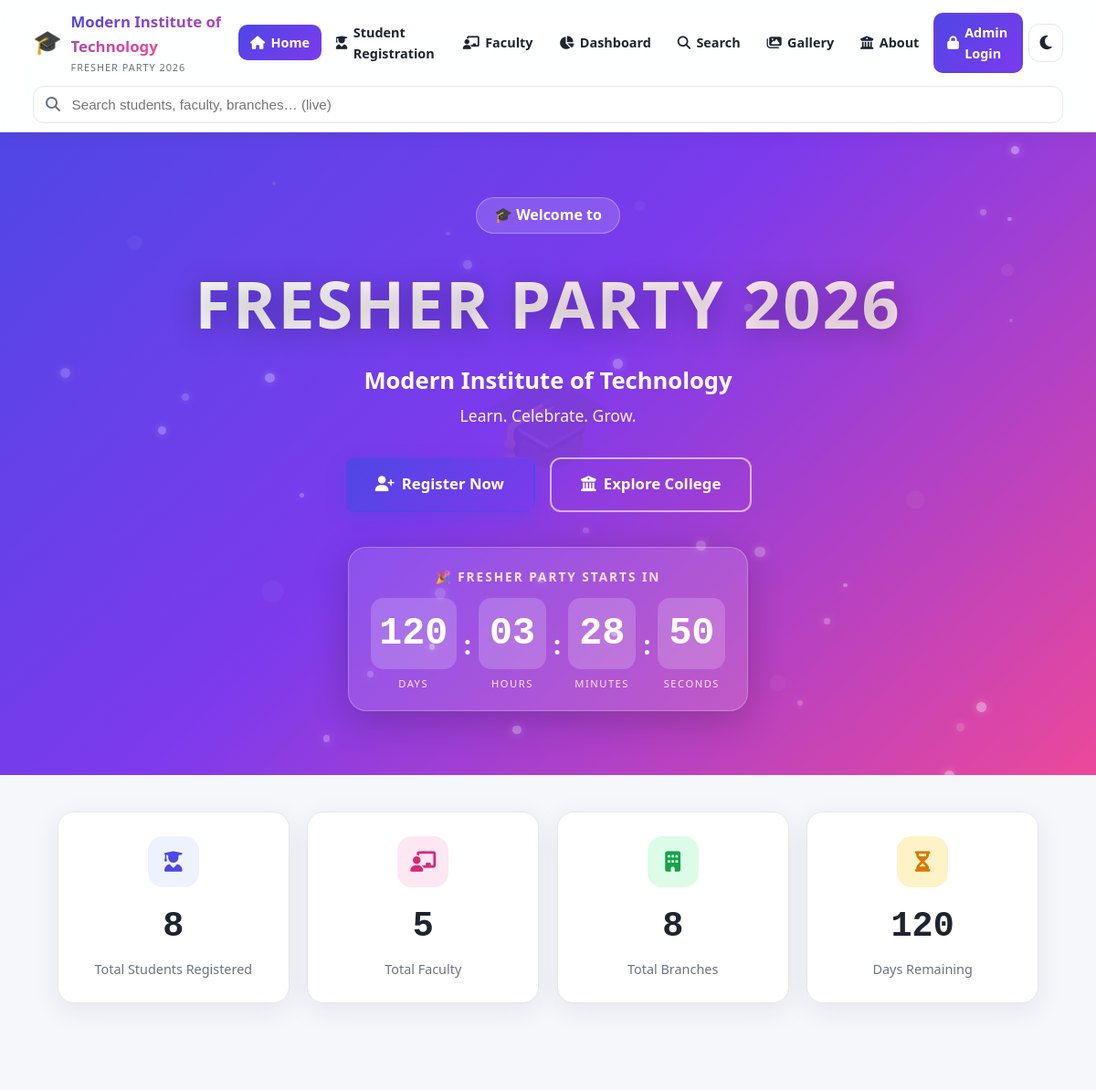
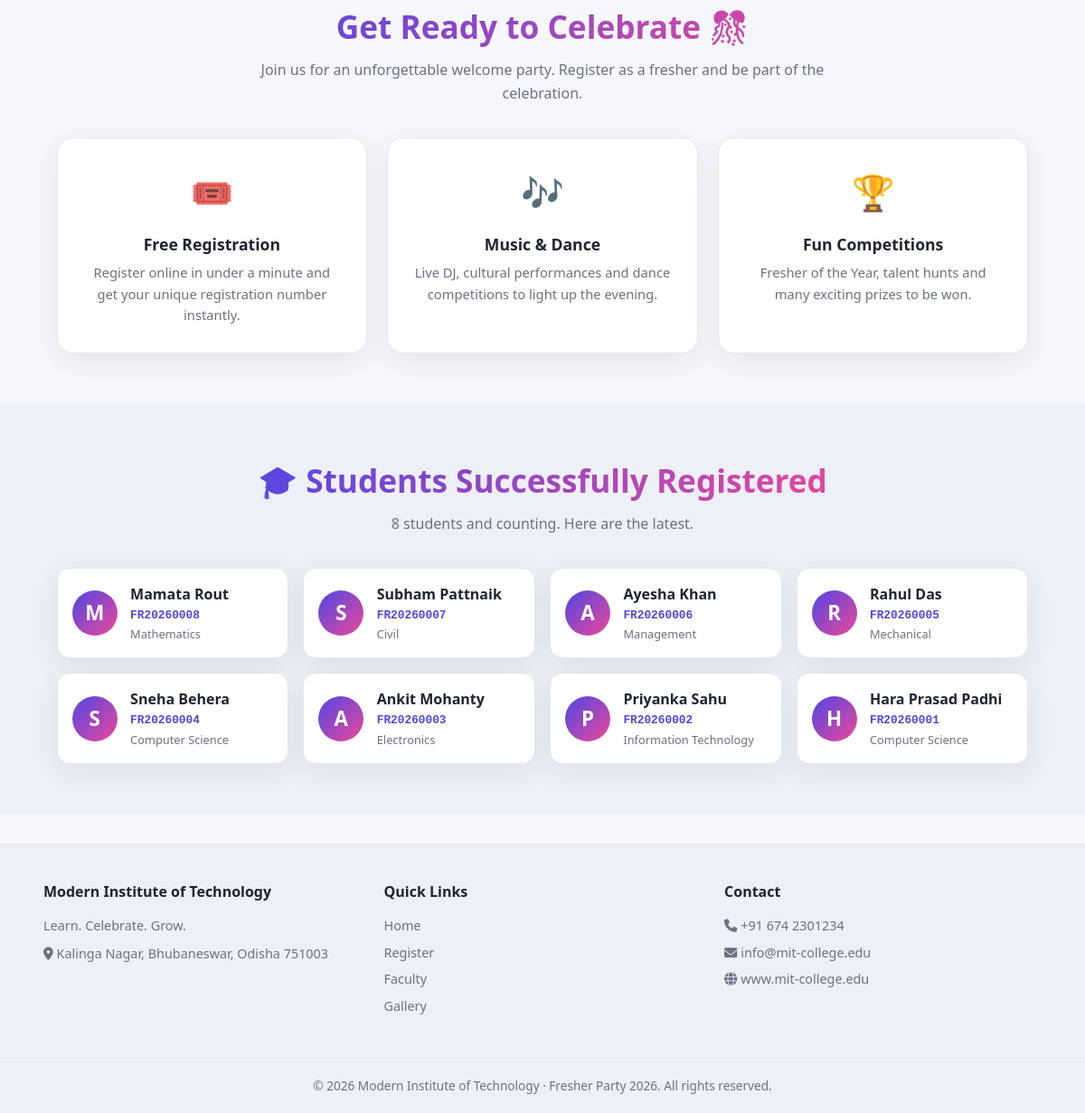
The page / on the database its author committed (2 pictures, top to bottom).
### party/models.py (models this page shows, shortened)
class CollegeInfo(models.Model):
    college_name = models.CharField(max_length=200, default='Modern Institute of Technology')
    tagline = models.CharField(max_length=200, blank=True, default='Learn. Celebrate. Grow.')
    history = models.TextField(blank=True, default='')
    vision = models.TextField(blank=True, default='')
    mission = models.TextField(blank=True, default='')
    courses = models.TextField(blank=True, default='')
    branches = models.TextField(blank=True, default='')
    facilities = models.TextField(blank=True, default='')
    principal_name = models.CharField(max_length=200, blank=True, default='')
    principal_message = models.TextField(blank=True, default='')
    address = models.TextField(blank=True, default='')
    phone = models.CharField(max_length=30, blank=True, default='')
    email = models.EmailField(blank=True, default='')
    website = models.CharField(max_length=200, blank=True, default='')
    established_year = models.CharField(max_length=20, blank=True, default='')
    logo = models.ImageField(upload_to='college/', blank=True, null=True)
    hero_image = models.ImageField(upload_to='college/', blank=True, null=True)
    class Meta:
        verbose_name = 'College Information'
        verbose_name_plural = 'College Information'
    @classmethod
    def get_info(cls):
        obj = cls.objects.first()
        if obj is None:
            obj = cls.objects.create()
        return obj

class Student(models.Model):
    BRANCH_CHOICES = [
        ('Computer Science', 'Computer Science'),
        ('Information Technology', 'Information Technology'),
        ('Electronics', 'Electronics & Communication'),
        ('Mechanical', 'Mechanical Engineering'),
        ('Civil', 'Civil Engineering'),
        ('Management', 'Business Management'),
        ('Mathematics', 'Mathematics'),
        ('Other', 'Other'),
    ]
    registration_number = models.CharField(
        max_length=20, unique=True, editable=False, db_index=True,
        help_text="Auto-generated unique registration number, e.g. FR20260001",
    )
    name = models.CharField(max_length=120, db_index=True)
    father_name = models.CharField(max_length=120, blank=True)
    address = models.TextField(blank=True)
    phone = models.CharField(max_length=15)
    marks = models.DecimalField(
        max_digits=5, decimal_places=2, default=0.00,
        help_text="Percentage marks obtained (e.g. 86.50)",
    )
    branch = models.CharField(max_length=40, choices=BRANCH_CHOICES, db_index=True)
    created_at = models.DateTimeField(auto_now_add=True)
    updated_at = models.DateTimeField(auto_now=True)
    class Meta:
        ordering = ['registration_number']
        indexes = [
            models.Index(fields=['name']),
            models.Index(fields=['branch']),
            models.Index(fields=['registration_number']),
        ]

### party/views.py (the view)
# urls.py: path('', views.home, name='home'),
def home(request):
    ctx = page_context(request)
    ctx['students'] = Student.objects.order_by('-created_at')[:8]
    return render(request, 'home.html', ctx)

### party/views.py (called while the page is built)
def get_college_info():
    return CollegeInfo.get_info()

def page_context(request, **extra):
    ctx = {
        'college': get_college_info(),
        'student_count': Student.objects.count(),
        'faculty_count': Faculty.objects.count(),
        'branch_count': len(Student.objects.values_list('branch', flat=True).distinct()),
    }
    ctx.update(extra)
    return ctx

### templates/home.html (shortened to what this page needs)
{% extends 'base.html' %}
{% load static %}
{% block home_active %}active{% endblock %}
{% block content %}
<section class="hero">
    <div class="hero-particles" id="heroParticles"></div>
    <div class="hero-content fade-up">
        <div class="hero-badge">
            <span>🎓 Welcome to</span>
        </div>
        <h1 class="hero-title">
            <span class="gradient-text">FRESHER PARTY 2026</span>
        </h1>
        <p class="hero-college">{{ college.college_name }}</p>
        <p class="hero-tagline">{{ college.tagline }}</p>
        <div class="hero-actions">
            <a href="{% url 'student_register' %}" class="btn btn-primary btn-lg">
                <i class="fas fa-user-plus"></i> Register Now
            </a>
            <a href="{% url 'about_page' %}" class="btn btn-outline btn-lg">
                <i class="fas fa-university"></i> Explore College
            </a>
        </div>
        <div class="countdown-card" id="countdownWrap">
            <p class="countdown-label">🎉 FRESHER PARTY STARTS IN</p>
            <div class="countdown" id="countdown">
                <div class="cd-unit"><span class="cd-num" id="cdDays">00</span><span class="cd-label">DAYS</span></div>
                <div class="cd-sep">:</div>
                <div class="cd-unit"><span class="cd-num" id="cdHours">00</span><span class="cd-label">HOURS</span></div>
                <div class="cd-sep">:</div>
                <div class="cd-unit"><span class="cd-num" id="cdMins">00</span><span class="cd-label">MINUTES</span></div>
                <div class="cd-sep">:</div>
                <div class="cd-unit"><span class="cd-num" id="cdSecs">00</span><span class="cd-label">SECONDS</span></div>
            </div>
        </div>
    </div>
</section>
<section class="stats-section">
    <div class="container">
        <div class="stats-grid">
            <div class="stat-card fade-up">
                <div class="stat-icon" style="background:#eef2ff;color:#4f46e5"><i class="fas fa-user-graduate"></i></div>
                <div class="stat-num">{{ student_count }}</div>
                <div class="stat-label">Total Students Registered</div>
            </div>
            <div class="stat-card fade-up">
                <div class="stat-icon" style="background:#fce7f3;color:#db2777"><i class="fas fa-chalkboard-teacher"></i></div>
                <div class="stat-num">{{ faculty_count }}</div>
                <div class="stat-label">Total Faculty</div>
            </div>
            <div class="stat-card fade-up">
                <div class="stat-icon" style="background:#dcfce7;color:#16a34a"><i class="fas fa-building"></i></div>
                <div class="stat-num">{{ branch_count }}</div>
                <div class="stat-label">Total Branches</div>
            </div>
            <div class="stat-card fade-up">
                <div class="stat-icon" style="background:#fef3c7;color:#d97706"><i class="fas fa-hourglass-half"></i></div>
                <div class="stat-num" id="daysRemaining">–</div>
                <div class="stat-label">Days Remaining</div>
            </div>
        </div>
    </div>
</section>
<section class="section">
    <div class="container">
        <div class="section-head fade-up">
            <h2>Get Ready to Celebrate 🎊</h2>
            <p>Join us for an unforgettable welcome party. Register as a fresher and be part of the celebration.</p>
        </div>
        <div class="feature-grid">
            <div class="feature-card fade-up">
                <div class="feature-icon">🎟️</div>
                <h3>Free Registration</h3>
                <p>Register online in under a minute and get your unique registration number instantly.</p>
            </div>
            <div class="feature-card fade-up">
                <div class="feature-icon">🎶</div>
                <h3>Music &amp; Dance</h3>
                <p>Live DJ, cultural performances and dance competitions to light up the evening.</p>
            </div>
            <div class="feature-card fade-up">
                <div class="feature-icon">🏆</div>
                <h3>Fun Competitions</h3>
                <p>Fresher of the Year, talent hunts and many exciting prizes to be won.</p>
            </div>
        </div>
    </div>
</section>
<section class="section section-alt">
    <div class="container">
        <div class="section-head fade-up">
            <h2>🎓 Students Successfully Registered</h2>
            <p>{{ student_count }} students and counting. Here are the latest.</p>
        </div>
        <div class="recent-grid">
            {% for s in students %}
            <div class="recent-card fade-up">
                <div class="recent-avatar">{{ s.name|slice:":1" }}</div>
                <div>
                    <h4>{{ s.name }}</h4>
                    <p class="recent-reg">{{ s.registration_number }}</p>
                    <p class="recent-branch">{{ s.branch }}</p>
                </div>
            </div>
            {% empty %}
            <p class="muted">No registrations yet. Be the first! 🚀</p>
            {% endfor %}
        </div>
    </div>
</section>
{% endblock %}

### templates/base.html (shortened to what this page needs)
{% load static %}
<!DOCTYPE html>
<html lang="en">
<head>
    <link rel="stylesheet" href="https://cdnjs.cloudflare.com/ajax/libs/font-awesome/6.5.2/css/all.min.css">
    <link rel="stylesheet" href="{% static 'css/style.css' %}">
</head>
<body data-theme="light">
<nav class="navbar" id="navbar">
    <div class="nav-inner">
        <a href="{% url 'home' %}" class="brand">
            {% if college.logo %}
                <img src="{{ college.logo.url }}" alt="Logo" class="brand-logo">
            {% else %}
                <span class="brand-icon">🎓</span>
            {% endif %}
            <span class="brand-text">
                <span class="brand-name">{{ college.college_name }}</span>
                <span class="brand-sub">Fresher Party 2026</span>
            </span>
        </a>
        <div class="nav-right">
            <ul class="nav-links" id="navLinks">
                <li><a href="{% url 'home' %}" class="{% block home_active %}{% endblock %}"><i class="fas fa-home"></i> Home</a></li>
                <li><a href="{% url 'student_register' %}" class="{% block register_active %}{% endblock %}"><i class="fas fa-user-graduate"></i> Student Registration</a></li>
                <li><a href="{% url 'faculty_page' %}" class="{% block faculty_active %}{% endblock %}"><i class="fas fa-chalkboard-teacher"></i> Faculty</a></li>
                <li><a href="{% url 'dashboard' %}" class="{% block dash_active %}{% endblock %}"><i class="fas fa-chart-pie"></i> Dashboard</a></li>
                <li><a href="{% url 'search_page' %}" class="{% block search_active %}{% endblock %}"><i class="fas fa-search"></i> Search</a></li>
                <li><a href="{% url 'gallery_page' %}" class="{% block gallery_active %}{% endblock %}"><i class="fas fa-images"></i> Gallery</a></li>
                <li><a href="{% url 'about_page' %}" class="{% block about_active %}{% endblock %}"><i class="fas fa-university"></i> About</a></li>
                {% if user.is_authenticated %}
                    <li><a href="{% url 'admin_dashboard' %}" class="{% block admin_active %}{% endblock %}"><i class="fas fa-tachometer-alt"></i> Admin Panel</a></li>
                    <li class="nav-login">
                        <a href="{% url 'logout' %}" class="btn btn-login"><i class="fas fa-sign-out-alt"></i> Logout ({{ user.username }})</a>
                    </li>
                {% else %}
                    <li class="nav-login"><a href="{% url 'login' %}" class="btn btn-login"><i class="fas fa-lock"></i> Admin Login</a></li>
                {% endif %}
            </ul>
            <button class="theme-toggle" id="themeToggle" title="Toggle dark/light mode" aria-label="Toggle theme">
                <i class="fas fa-moon"></i>
            </button>
        </div>
    </div>
    <div class="nav-search" id="navSearch">
        <div class="search-wrap">
            <i class="fas fa-search search-icon"></i>
            <input type="text" id="globalSearch" class="search-input"
                   placeholder="Search students, faculty, branches… (live)">
        </div>
    </div>
</nav>
<main class="page-content">
    {% block content %}{% endblock %}
</main>
<footer class="footer">
    <div class="footer-inner">
        <div class="footer-col">
            <h4>{{ college.college_name }}</h4>
            <p>{{ college.tagline }}</p>
            <p class="footer-address"><i class="fas fa-map-marker-alt"></i> {{ college.address|default:'College Address' }}</p>
        </div>
        <div class="footer-col">
            <h4>Quick Links</h4>
            <ul>
                <li><a href="{% url 'home' %}">Home</a></li>
                <li><a href="{% url 'student_register' %}">Register</a></li>
                <li><a href="{% url 'faculty_page' %}">Faculty</a></li>
                <li><a href="{% url 'gallery_page' %}">Gallery</a></li>
            </ul>
        </div>
        <div class="footer-col">
            <h4>Contact</h4>
            <p><i class="fas fa-phone"></i> {{ college.phone|default:'+91 XXXXX XXXXX' }}</p>
            <p><i class="fas fa-envelope"></i> {{ college.email|default:'info@college.edu' }}</p>
            <p><i class="fas fa-globe"></i> {{ college.website|default:'www.college.edu' }}</p>
        </div>
    </div>
    <div class="footer-bottom">
        © <span id="footerYear"></span> {{ college.college_name }} · Fresher Party 2026. All rights reserved.
    </div>
</footer>
</body>
</html>

### rows shown on the page
CollegeInfo: college_name "Modern Institute of Technology", tagline "Learn. Celebrate. Grow.", address "Kalinga Nagar, Bhubaneswar, Odisha 751003", phone "+91 674 2301234", email "info@mit-college.edu", website "www.mit-college.edu"
Student: name "M", name "Mamata Rout", registration_number "FR20260008", branch "Mathematics"
Student: name "S", name "Subham Pattnaik", registration_number "FR20260007", branch "Civil"
Student: name "A", name "Ayesha Khan", registration_number "FR20260006", branch "Management"
Student: name "R", name "Rahul Das", registration_number "FR20260005", branch "Mechanical"
Student: name "S", name "Sneha Behera", registration_number "FR20260004", branch "Computer Science"
Student: name "A", name "Ankit Mohanty", registration_number "FR20260003", branch "Electronics"
Student: name "P", name "Priyanka Sahu", registration_number "FR20260002", branch "Information Technology"
Student: name "H", name "Hara Prasad Padhi", registration_number "FR20260001", branch "Computer Science"

### other values the page prints
{{ student_count }} "8"
{{ faculty_count }} "5"
{{ branch_count }} "8"
